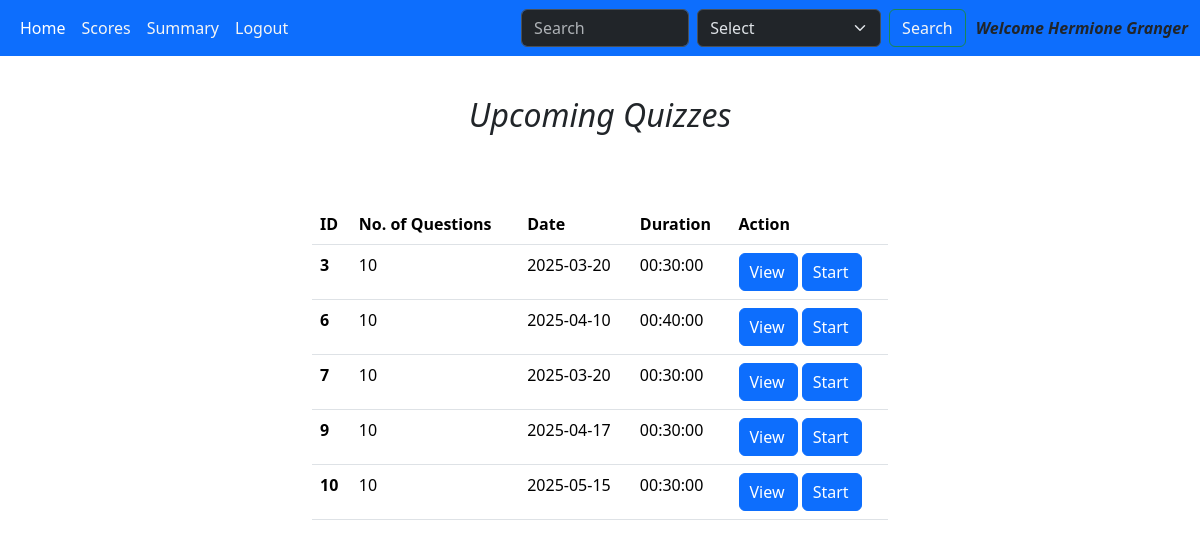
/user_dashboard (signed in), run on the app's committed database.
### models.py (models this page shows)
class User(db.Model):
    id = db.Column(db.Integer, primary_key = True)
    username = db.Column(db.String(120), nullable = False, unique = True)
    password = db.Column(db.String(100), nullable = False)
    name = db.Column(db.String(100), nullable = False)
    qualification = db.Column(db.String(120))
    dob = db.Column(db.Date, nullable = False)

class Quiz(db.Model):
    id = db.Column(db.Integer, primary_key = True)
    chapter_id = db.Column(db.Integer, db.ForeignKey('chapter.id'), nullable = False)
    date_of_quiz = db.Column(db.Date, nullable = False)
    time_duration = db.Column(db.Time, nullable = False)
    quiz_attempted = db.Column(db.Integer())
    questions = db.Relationship('Questions', backref = 'quiz')

### app.py (the view)
@app.route('/user_dashboard')
def user_dashboard():
    quizzes = Quiz.query.all()
    user_id = session.get('user_id')
    user_obj = User.query.get(user_id)
    for quiz in quizzes:
        score = Scores.query.filter_by(user_id=user_id, quiz_id=quiz.id).first()
        if not score:
            quiz.quiz_attempted = 0
            db.session.commit()
        else:
            quiz.quiz_attempted = 1
            db.session.commit()
    return render_template('user_dashboard.html', quizzes = quizzes, user_obj = user_obj)

### templates/user_dashboard.html (shortened to what this page needs)
<!DOCTYPE html>
<html lang="en">
<head>
    <link rel="stylesheet" href="/static/style.css">
    <link href="https://cdn.jsdelivr.net/npm/bootstrap@5.3.3/dist/css/bootstrap.min.css"
    rel="stylesheet"
>
</head>
<body>
    <nav class="navbar navbar-expand-lg bg-primary" data-bs-theme="dark">
        <div class="container-fluid">
          <div class="collapse navbar-collapse" id="navbarSupportedContent">
            <ul class="navbar-nav me-auto mb-2 mb-lg-0">
              <li class="nav-item">
                <a class="nav-link active" aria-current="page" href="/user_dashboard">Home</a>
              </li>
              <li class="nav-item">
                <a class="nav-link" href="/scores" style="color:whitesmoke">Scores</a>
              </li>
              <li class="nav-item dropdown">
                <a class="nav-link" href="/summary_user" style="color:whitesmoke">
                  Summary
                </a>
              </li>
              <li class="nav-item">
                <a class="nav-link" style="color:whitesmoke" href="/logout">Logout</a>
              </li>
            </ul>
            <form class="d-flex" role="search" action="/search_user">
              <input class="form-control me-2" type="search" placeholder="Search" aria-label="Search">
              <select class="form-select me-2" aria-label="Default select example">
                <option selected>Select</option>
              </select>
              <button class="btn btn-outline-success" type="submit" style="color:whitesmoke">Search</button>
            </form>
            <span style="text-align:center; margin-left:10px; font-style:italic; font-weight: 700;">Welcome {{ user_obj.name }}</span>
          </div>
        </div>
    </nav>
    <div class="upcoming_quizes">
        <div id="up_quizzes" style="text-align:center; margin-top:8px; font-style:oblique">
            <h2 style="margin:30px;">Upcoming Quizzes</h2>
        </div>
        <div class="container-fluid" style="margin-top:70px;">
            <table class="table caption-top">
                <thead>
                  <tr>
                    <th scope="col">ID</th>
                    <th scope="col">No. of Questions</th>
                    <th scope="col">Date</th>
                    <th scope="col">Duration</th>
                    <th scope="col">Action</th>
                  </tr>
                </thead>
                <tbody>
                  {% for quiz in quizzes %}
                  <tr>
                    <th scope="row">{{quiz.id }}</th>
                    <td>{{ quiz.questions|length }}</td>
                    <td>{{ quiz.date_of_quiz }} </td>
                    <td>{{ quiz.time_duration }}</td>
                    <td><a href="/view/{{ quiz.id }}" class="btn btn-primary" style="padding-left:10px">View</a>
                      <a href="/start_Exam/{{ quiz.id }}" class="btn btn-primary" style="padding-left:10px">Start</a></td>
                  </tr>
                  {% endfor %}
                </tbody>
            </table>
        </div>
    </div>
</body>
</html>

### static/style.css (style rules this page uses)
* { margin:0px; }
.upcoming_quizes { margin:auto; margin-top: 40px; width:600px; border:none; border-radius: 10px; }

### data on the page
User: name "Hermione Granger"
Quiz: id "3", questions|length "10", date_of_quiz "2025-03-20", time_duration "00:30:00"
Quiz: id "6", questions|length "10", date_of_quiz "2025-04-10", time_duration "00:40:00"
Quiz: id "7", questions|length "10", date_of_quiz "2025-03-20", time_duration "00:30:00"
Quiz: id "9", questions|length "10", date_of_quiz "2025-04-17", time_duration "00:30:00"
Quiz: id "10", questions|length "10", date_of_quiz "2025-05-15", time_duration "00:30:00"
